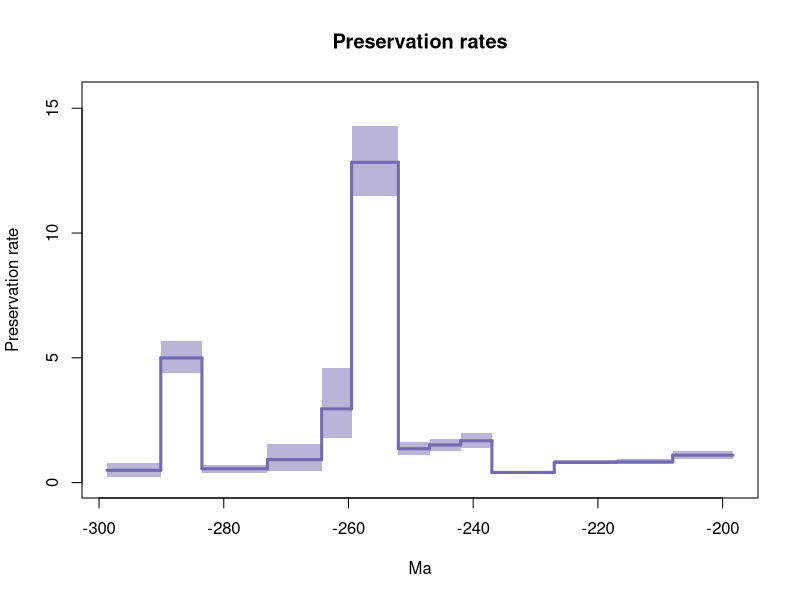

The R source for this figure:
library(scales)


#pdf(file='C:\Users\SimoesLabAdmin\Documents\BDNN_Arielli\reptilia\mcmc_no_predictors\A_mcmc_200_Iterations/reptilia_pyrate_10_A_mcmc_G_BD1-1_mcmc_RTT_Qrates.pdf',width=0.6*9, height=0.6*7)
#pdf with forward slashes
pdf(file='C:/Users/SimoesLabAdmin/Documents/BDNN_Arielli/reptilia/mcmc_no_predictors/A_mcmc_200_Iterations/reptilia_pyrate_10_A_mcmc_G_BD1-1_mcmc_RTT_Qrates.pdf',width=0.6*9, height=0.6*7)

age = c(-298.7179806915973, -290.1)
Q_mean = 0.4914704192839388
Q_hpd_m = 0.21383135328891184
Q_hpd_M = 0.8028296525384132
plot(age,age,type = 'n', ylim = c(0, 15.434177473776183), xlim = c(-298.7179806915973,-198.3418968457304), ylab = 'Preservation rate', xlab = 'Ma',main='Preservation rates' )
segments(x0=age[1], y0 = Q_mean, x1 = age[2], y1 = Q_mean, col = "#756bb1", lwd=3)
polygon( c(age, rev(age)), c(Q_hpd_m, Q_hpd_m, Q_hpd_M, Q_hpd_M), col = alpha("#756bb1",0.5), border = NA)
age = c(-290.1, -283.5)
Q_mean = 4.992603704547469
Q_hpd_m = 4.372612163687658
Q_hpd_M = 5.682841321182362
segments(x0=age[1], y0 = 0.4914704192839388, x1 = age[1], y1 = Q_mean, col = "#756bb1", lwd=3)
segments(x0=age[1], y0 = Q_mean, x1 = age[2], y1 = Q_mean, col = "#756bb1", lwd=3)
polygon( c(age, rev(age)), c(Q_hpd_m, Q_hpd_m, Q_hpd_M, Q_hpd_M), col = alpha("#756bb1",0.5), border = NA)
age = c(-283.5, -273.0)
Q_mean = 0.5537667467391612
Q_hpd_m = 0.3967935486204011
Q_hpd_M = 0.7240115608602778
segments(x0=age[1], y0 = 4.992603704547469, x1 = age[1], y1 = Q_mean, col = "#756bb1", lwd=3)
segments(x0=age[1], y0 = Q_mean, x1 = age[2], y1 = Q_mean, col = "#756bb1", lwd=3)
polygon( c(age, rev(age)), c(Q_hpd_m, Q_hpd_m, Q_hpd_M, Q_hpd_M), col = alpha("#756bb1",0.5), border = NA)
age = c(-273.0, -264.3)
Q_mean = 0.9189638180608963
Q_hpd_m = 0.48029082624937575
Q_hpd_M = 1.5535983345526385
segments(x0=age[1], y0 = 0.5537667467391612, x1 = age[1], y1 = Q_mean, col = "#756bb1", lwd=3)
segments(x0=age[1], y0 = Q_mean, x1 = age[2], y1 = Q_mean, col = "#756bb1", lwd=3)
polygon( c(age, rev(age)), c(Q_hpd_m, Q_hpd_m, Q_hpd_M, Q_hpd_M), col = alpha("#756bb1",0.5), border = NA)
age = c(-264.3, -259.5)
Q_mean = 2.9543342008885367
Q_hpd_m = 1.8018164736063746
Q_hpd_M = 4.582907636526052
segments(x0=age[1], y0 = 0.9189638180608963, x1 = age[1], y1 = Q_mean, col = "#756bb1", lwd=3)
segments(x0=age[1], y0 = Q_mean, x1 = age[2], y1 = Q_mean, col = "#756bb1", lwd=3)
polygon( c(age, rev(age)), c(Q_hpd_m, Q_hpd_m, Q_hpd_M, Q_hpd_M), col = alpha("#756bb1",0.5), border = NA)
age = c(-259.5, -252.0)
Q_mean = 12.832395723821726
Q_hpd_m = 11.469512158831545
Q_hpd_M = 14.281697834364987
segments(x0=age[1], y0 = 2.9543342008885367, x1 = age[1], y1 = Q_mean, col = "#756bb1", lwd=3)
segments(x0=age[1], y0 = Q_mean, x1 = age[2], y1 = Q_mean, col = "#756bb1", lwd=3)
polygon( c(age, rev(age)), c(Q_hpd_m, Q_hpd_m, Q_hpd_M, Q_hpd_M), col = alpha("#756bb1",0.5), border = NA)
age = c(-252.0, -247.0)
Q_mean = 1.3572548400302402
Q_hpd_m = 1.097827631009821
Q_hpd_M = 1.620807529299246
segments(x0=age[1], y0 = 12.832395723821726, x1 = age[1], y1 = Q_mean, col = "#756bb1", lwd=3)
segments(x0=age[1], y0 = Q_mean, x1 = age[2], y1 = Q_mean, col = "#756bb1", lwd=3)
polygon( c(age, rev(age)), c(Q_hpd_m, Q_hpd_m, Q_hpd_M, Q_hpd_M), col = alpha("#756bb1",0.5), border = NA)
age = c(-247.0, -242.0)
Q_mean = 1.5085391683837535
Q_hpd_m = 1.2742959355676713
Q_hpd_M = 1.758111602793556
segments(x0=age[1], y0 = 1.3572548400302402, x1 = age[1], y1 = Q_mean, col = "#756bb1", lwd=3)
segments(x0=age[1], y0 = Q_mean, x1 = age[2], y1 = Q_mean, col = "#756bb1", lwd=3)
polygon( c(age, rev(age)), c(Q_hpd_m, Q_hpd_m, Q_hpd_M, Q_hpd_M), col = alpha("#756bb1",0.5), border = NA)
age = c(-242.0, -237.0)
Q_mean = 1.6768538696634343
Q_hpd_m = 1.3847299671775362
Q_hpd_M = 1.992771092571713
segments(x0=age[1], y0 = 1.5085391683837535, x1 = age[1], y1 = Q_mean, col = "#756bb1", lwd=3)
segments(x0=age[1], y0 = Q_mean, x1 = age[2], y1 = Q_mean, col = "#756bb1", lwd=3)
polygon( c(age, rev(age)), c(Q_hpd_m, Q_hpd_m, Q_hpd_M, Q_hpd_M), col = alpha("#756bb1",0.5), border = NA)
age = c(-237.0, -227.0)
Q_mean = 0.4071806450956975
Q_hpd_m = 0.3411568797398157
Q_hpd_M = 0.4742568402266949
segments(x0=age[1], y0 = 1.6768538696634343, x1 = age[1], y1 = Q_mean, col = "#756bb1", lwd=3)
segments(x0=age[1], y0 = Q_mean, x1 = age[2], y1 = Q_mean, col = "#756bb1", lwd=3)
polygon( c(age, rev(age)), c(Q_hpd_m, Q_hpd_m, Q_hpd_M, Q_hpd_M), col = alpha("#756bb1",0.5), border = NA)
age = c(-227.0, -217.0)
Q_mean = 0.8132095719651709
Q_hpd_m = 0.7261060756572799
Q_hpd_M = 0.9034636192583836
segments(x0=age[1], y0 = 0.4071806450956975, x1 = age[1], y1 = Q_mean, col = "#756bb1", lwd=3)
segments(x0=age[1], y0 = Q_mean, x1 = age[2], y1 = Q_mean, col = "#756bb1", lwd=3)
polygon( c(age, rev(age)), c(Q_hpd_m, Q_hpd_m, Q_hpd_M, Q_hpd_M), col = alpha("#756bb1",0.5), border = NA)
age = c(-217.0, -208.0)
Q_mean = 0.8297082649769655
Q_hpd_m = 0.7358663101630556
Q_hpd_M = 0.9253385841336907
segments(x0=age[1], y0 = 0.8132095719651709, x1 = age[1], y1 = Q_mean, col = "#756bb1", lwd=3)
segments(x0=age[1], y0 = Q_mean, x1 = age[2], y1 = Q_mean, col = "#756bb1", lwd=3)
polygon( c(age, rev(age)), c(Q_hpd_m, Q_hpd_m, Q_hpd_M, Q_hpd_M), col = alpha("#756bb1",0.5), border = NA)
age = c(-208.0, -198.3418968457304)
Q_mean = 1.0974319057100628
Q_hpd_m = 0.9548850255267937
Q_hpd_M = 1.253908475416235
segments(x0=age[1], y0 = 0.8297082649769655, x1 = age[1], y1 = Q_mean, col = "#756bb1", lwd=3)
segments(x0=age[1], y0 = Q_mean, x1 = age[2], y1 = Q_mean, col = "#756bb1", lwd=3)
polygon( c(age, rev(age)), c(Q_hpd_m, Q_hpd_m, Q_hpd_M, Q_hpd_M), col = alpha("#756bb1",0.5), border = NA)
n <- dev.off()
